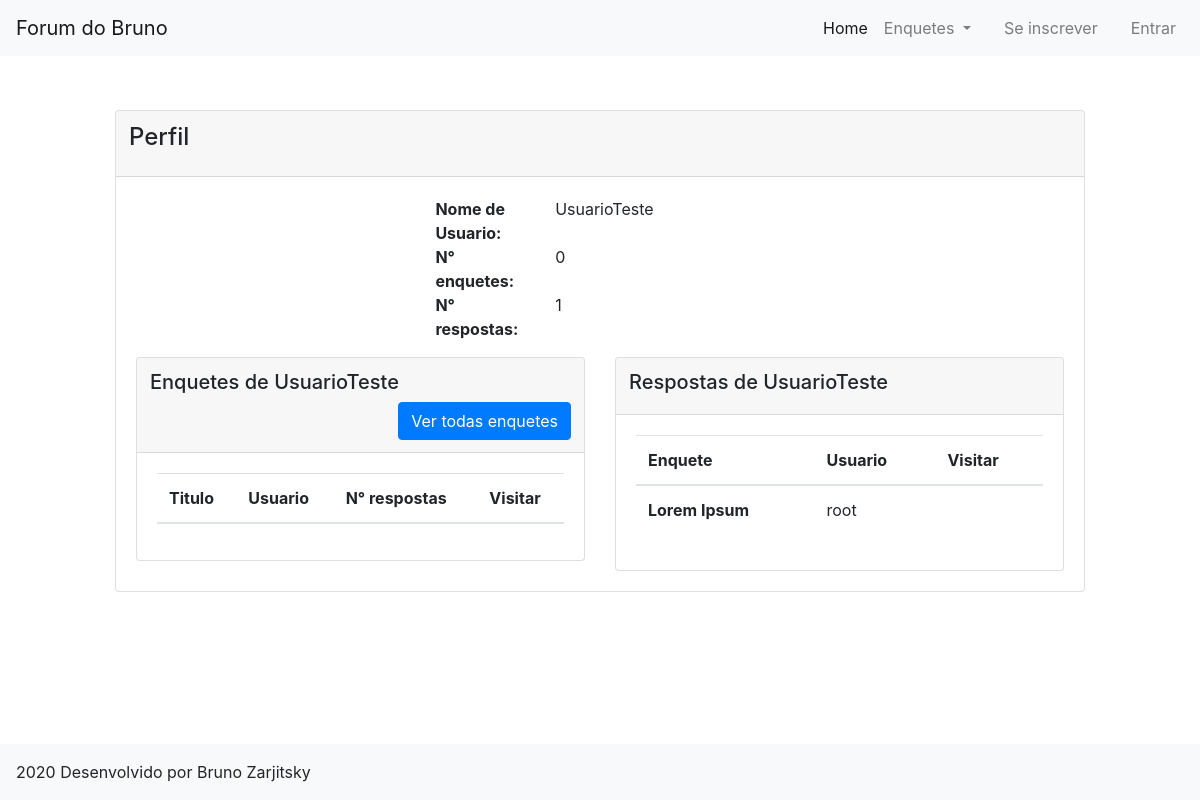
/perfil/8, run on an earlier commit of the app's database.
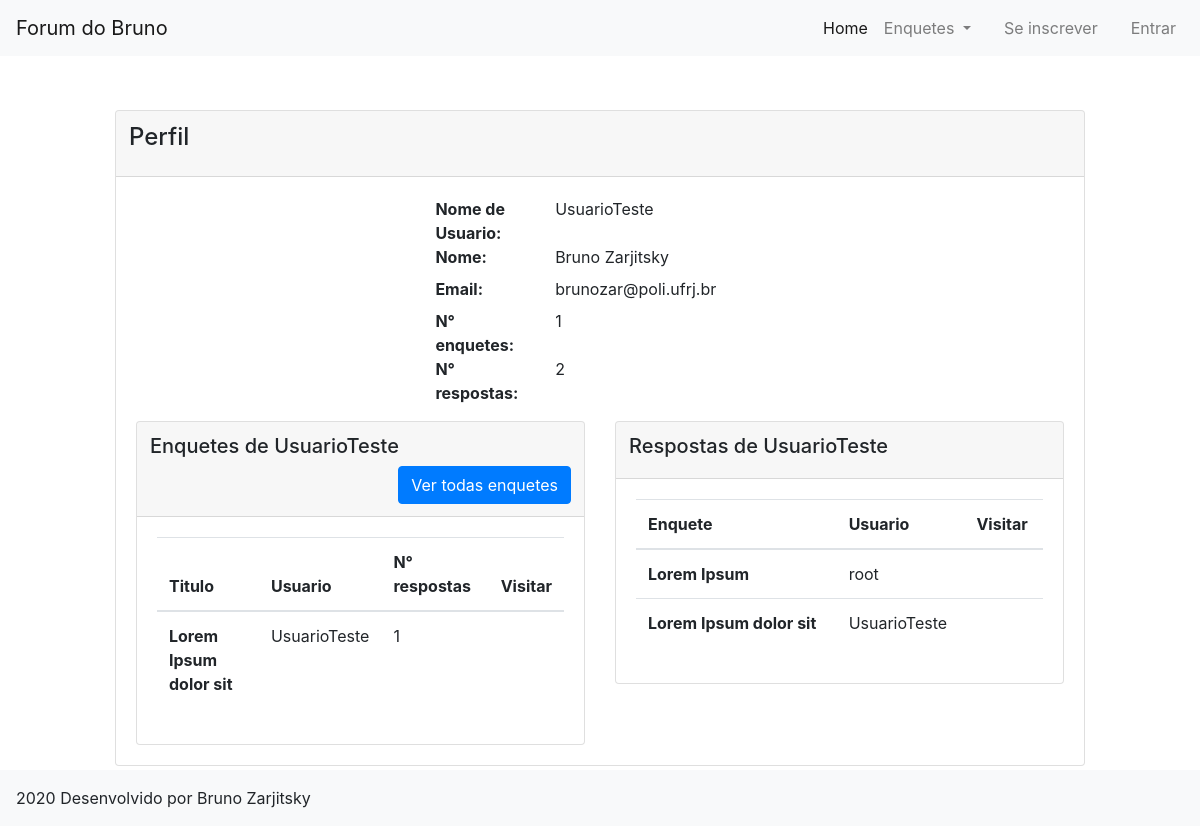
And on a later commit of the database.
### siteForum/models.py (models this page shows, shortened)
class resposta(models.Model):
    pergunta = models.ForeignKey(enquete, on_delete=models.CASCADE)
    resp = models.TextField(verbose_name="Resposta")
    dono = models.ForeignKey(User, on_delete=models.CASCADE, default="", blank=True, null=True)
    class Meta:
        verbose_name = "Resposta"
        verbose_name_plural = "Respostas"

class enquete(models.Model):
    titulo = models.CharField(max_length=200)
    descricao = models.TextField(default="")
    tipo = models.ManyToManyField(tipo, blank=True)
    dono = models.ForeignKey(User, on_delete=models.CASCADE, default="", blank=True, null=True)
    class Meta:
        verbose_name = "Enquete"
        verbose_name_plural = "Enquetes"

class perfil(models.Model):
    usuario = models.ForeignKey(User, on_delete=models.CASCADE, default="", blank=True, null=True)
    nomeCompleto = models.CharField(max_length=100, blank=True, null=True)
    email = models.EmailField(blank=True, null=True)
    foto = models.FileField(blank=True, null=True)
    nascimento = models.DateField(blank=True, null=True)
    mostrarNome = models.BooleanField()
    mostrarEmail = models.BooleanField()
    mostrarFoto = models.BooleanField()
    mostrarNascimento = models.BooleanField()

### siteForum/views.py (the view)
# urls.py: path('perfil/<id>', views.perfilVisita, name = "perfilVisita"),
def perfilVisita(request, id):
    if User.objects.get(id = id) == request.user:
        return redirect("perfil")
    meuPer = perfil.objects.filter(usuario = User.objects.get(id = id)).last()
    if meuPer != None:
        meuPerfil = {"usuario": meuPer.usuario, "nomeCompleto": meuPer.nomeCompleto, "email": meuPer.email, "foto": meuPer.foto,
                    "nascimento": meuPer.nascimento, "mostrarNome": meuPer.mostrarNome, "mostrarEmail": meuPer.mostrarEmail,
                    "mostrarFoto": meuPer.mostrarFoto, "mostrarNascimento": meuPer.mostrarNascimento,
                    "qtdEnquetes": len(enquete.objects.filter(dono = User.objects.get(id = id))),
                    "qtdRespostas": len(resposta.objects.filter(dono = User.objects.get(id = id))),}
    else:
        meuPerfil = {"usuario": User.objects.get(id = id), "nomeCompleto": "", "email": "", "foto": "",
                    "nascimento": "", "mostrarNome": False, "mostrarEmail": False,
                    "mostrarFoto": False, "mostrarNascimento": False,
                    "qtdEnquetes": len(enquete.objects.filter(dono = User.objects.get(id = id))),
                    "qtdRespostas": len(resposta.objects.filter(dono = User.objects.get(id = id))),}
    enquetes = enquete.objects.filter(dono = User.objects.get(id = id))
    respostas = resposta.objects.filter(dono = User.objects.get(id = id))
    enquetesLista = []
    for i in enquetes:
        qtdRespostas = len(resposta.objects.filter(pergunta=i))
        enquetesLista.append({"enquete": i, "qtdRespostas": qtdRespostas})
    return render(request, "perfil.html", {"background": "background"+str(randint(1,3))+".jpg",
                                           "meuPerfil": meuPerfil, "enquetes": enquetesLista,
                                           "respostas": respostas, "visita": True })

### templates/perfil.html (shortened to what the changed rows need)
{% extends 'base_page.html' %}
{% load static %}
{% block content %}
<div class = "row justify-content-center">
    <div class = "col-md-10">
        <div class = "card">
            <div class="card-body">
                {% if visita %}
                <div class = "row">
                    <div class = "col-md-3">
                    </div>
                    <div class = "col-md-9">
                        <dl class = "row">
                            <dt class = "col-sm-1"></dt>
                            <dt class = "col-sm-2">Nome de Usuario: </dt>
                            <dd class = "col-sm-9">{{meuPerfil.usuario}}</dd>
                            {% if meuPerfil.mostrarNome %}
                            <dt class = "col-sm-1"></dt>
                            <dt class = "col-sm-2">Nome: </dt>
                            <dd class = "col-sm-9">{{meuPerfil.nomeCompleto}}</dd>
                            {% endif %}
                            {% if meuPerfil.mostrarEmail %}
                            <dt class = "col-sm-1"></dt>
                            <dt class = "col-sm-2">Email: </dt>
                            <dd class = "col-sm-9">{{meuPerfil.email}}</dd>
                            {% endif %}
                            <dt class = "col-sm-1"></dt>
                            <dt class = "col-sm-2">N° enquetes: </dt>
                            <dd class = "col-sm-9">{{meuPerfil.qtdEnquetes}}</dd>
                            <dt class = "col-sm-1"></dt>
                            <dt class = "col-sm-2">N° respostas:</dt>
                            <dd class = "col-sm-9">{{meuPerfil.qtdRespostas}}</dd>
                        </dl>
                    </div>
                </div>
                {% endif %}
                <div class = "row">
                    <div class = "col-md-6">
                        <div class = "card">
                            <div class = "card-body">
                                <table class="table table-hover">
                                    <thead>
                                        <tr>
                                            <th scope="col">Titulo</th>
                                            <th scope="col">Usuario</th>
                                            <th scope="col">N° respostas</th>
                                            <th scope="col">Visitar</th>
                                        </tr>
                                    </thead>
                                    <tbody>
                                        {% for autos in enquetes %}
                                        <tr>
                                            <th scope="row">{{autos.enquete.titulo}}</th>
                                            <td>{{autos.enquete.dono}}</td>
                                            <td>{{autos.qtdRespostas}}</td>
                                            <td><a href = "{% url 'EnqueteDetalhe' id=autos.enquete.id %}"><i class="fas fa-directions"></i></a></td>
                                        </tr>
                                        {% endfor %}
                                    </tbody>
                                </table>
                            </div>
                        </div>
                    </div>
                    <div class = "col-md-6">
                        <div class = "card">
                            <div class = "card-body">
                                <table class="table table-hover">
                                    <thead>
                                        <tr>
                                            <th scope="col">Enquete</th>
                                            <th scope="col">Usuario</th>
                                            <th scope="col">Visitar</th>
                                        </tr>
                                    </thead>
                                    <tbody>
                                        {% for autos in respostas %}
                                        <tr>
                                            <th scope="row">{{autos.pergunta.titulo}}</th>
                                            <td>{{autos.pergunta.dono}}</td>
                                            <td><a href = "{% url 'EnqueteDetalhe' id=autos.pergunta.id %}"><i class="fas fa-directions"></i></a></td>
                                        </tr>
                                        {% endfor %}
                                    </tbody>
                                </table>
                            </div>
                        </div>
                    </div>
                </div>
            </div>
        </div>
    </div>
</div>
{% endblock %}

What changed in the data, as far as the page shows it:
added perfil: nomeCompleto "Bruno Zarjitsky", email "brunozar@poli.ufrj.br"
added enquete: enquete.titulo "Lorem Ipsum dolor sit", enquete.dono "UsuarioTeste", qtdRespostas "1"
added resposta: pergunta.titulo "Lorem Ipsum dolor sit", pergunta.dono "UsuarioTeste"
Also different on the page:
{{ meuPerfil.qtdEnquetes }}: "0" → "1"
{{ meuPerfil.qtdRespostas }}: "1" → "2"
text now shown: "Nome: Email:"
